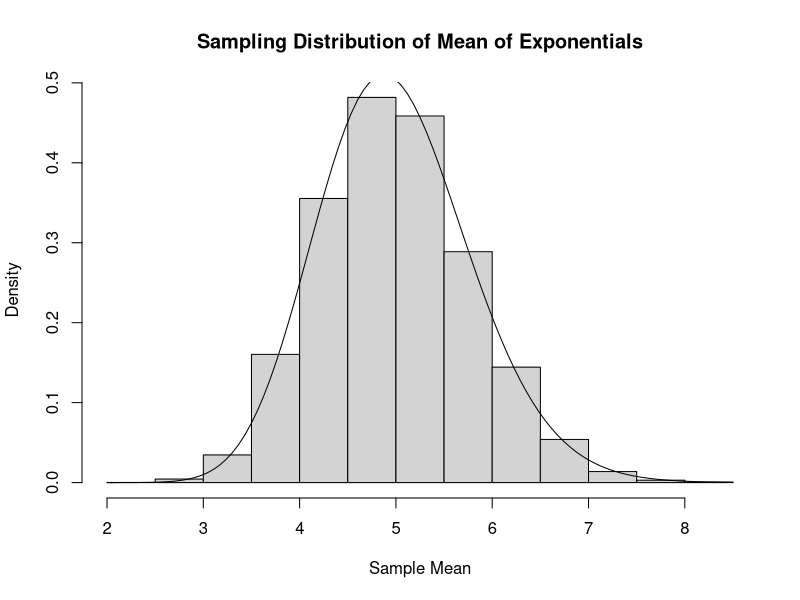

Generate this figure with R:
################################################################################
# Program: Week1Assignment
# Project: Boucher/Maxwell Senior Thesis
# Description: Introduction to MC methods.
#
# Author: Eric Reyes
# Date: 10 Sep 2013
#
# Notes:

################################################################################
# Problem 1:
#   Estimate the value of an integral using simulation techniques.

# Step 0: Set Seed
#   As simulation relies on random generation, repeating the simulation will
#   lead to different results (though hopefully similar). To make the results
#   repeatable, it is a good idea to set a 'seed' which basically tells R
#   where to start in the generation process so that the same data can be 
#   generated.
#
#   A seed can be any integer. I typically choose a date so that I am not always
#   using the same seed, but it does not really matter.

set.seed(20130916)


# Step 1: Generate Data
#   Define the sample size (n) and generate n Unif(0,1.5) random variates.
#   Hint: use the runif command to generate random variables.

n <- 10000
X <- runif(n,min=0,max=1.5)


# Step 2: Estimate
#   Plug each X into the appropriate function and take the mean in order to
#   estimate the integral.

estimate <- mean(1.5*exp(exp(X)))



################################################################################
# Problem 2:
#   Simulate the sampling distribution of a sum of exponentials.

# Step 0: Set Seed
#   If the entire program is run from start to finish, the above seed is
#   sufficient.

# Step 1: Generate Data
#   Generate m=1000 datasets, each consisting of n=40 values. It is easiest to
#   store the results in a large matrix where each row represents a sample. Use
#   rexp() to generate the data.

n <- 40
m <- 10000
lambda <- 0.2

X <- matrix(rexp(n*m,rate=lambda),nrow=m,ncol=n)


# Step 2: Compute Sample Mean
#   While 'for loops' in R are possible, they can be inefficient. It is
#   generally (though not always) better to use an apply statement of some kind.
#   Using apply(), compute the sample mean of each row since each row of X
#   represents a different sample.

x.bar <- apply(X,1,mean)

# Step 3: Create Histogram
#   Construct a histogram and then overlay the true density. In order to do
#   that, we will use the hist() function with the 'freq' parameter set to 
#   FALSE so that the density version is created. Then, we can use R's built-in
#   densities to overlay.

# Histogram
#   Use hist() command with freq=FALSE.
hist(x.bar,freq=FALSE,xlab="Sample Mean",
     main="Sampling Distribution of Mean of Exponentials")


# Overlay Density
#   The curve() function with the parameter 'add' set to TRUE will add a curve
#   to an existing plot. R has built-in density functions. We can use dgamma()
#   to construct the density function.
curve(dgamma(x,shape=n,scale=(lambda*n)**(-1)),add=TRUE)



################################################################################
# Problem 3:
#   Estimate bias in an estimator for variance of exponential.

# Step 0: Set Seed

# Step 1: Generate Data
#   Use rexp() and matrix() to generate m=1000 samples of size n=30.

n <- 30
m <- 10000

X <- matrix(rexp(n*m,rate=lambda),nrow=m,ncol=n)


# Step 2: Compute Estimator
#   Use apply() to compute the mean for each sample and then square it to get
#   the estimator for the variance.

theta.hat <- apply(X,1,mean)**2


# Step 3: Estimate Bias
#   Take the mean of the estimator above and subtract off the true value of the
#   parameter (which is known to be 25 in this case) to get bias.

bias <- mean(theta.hat - 25)